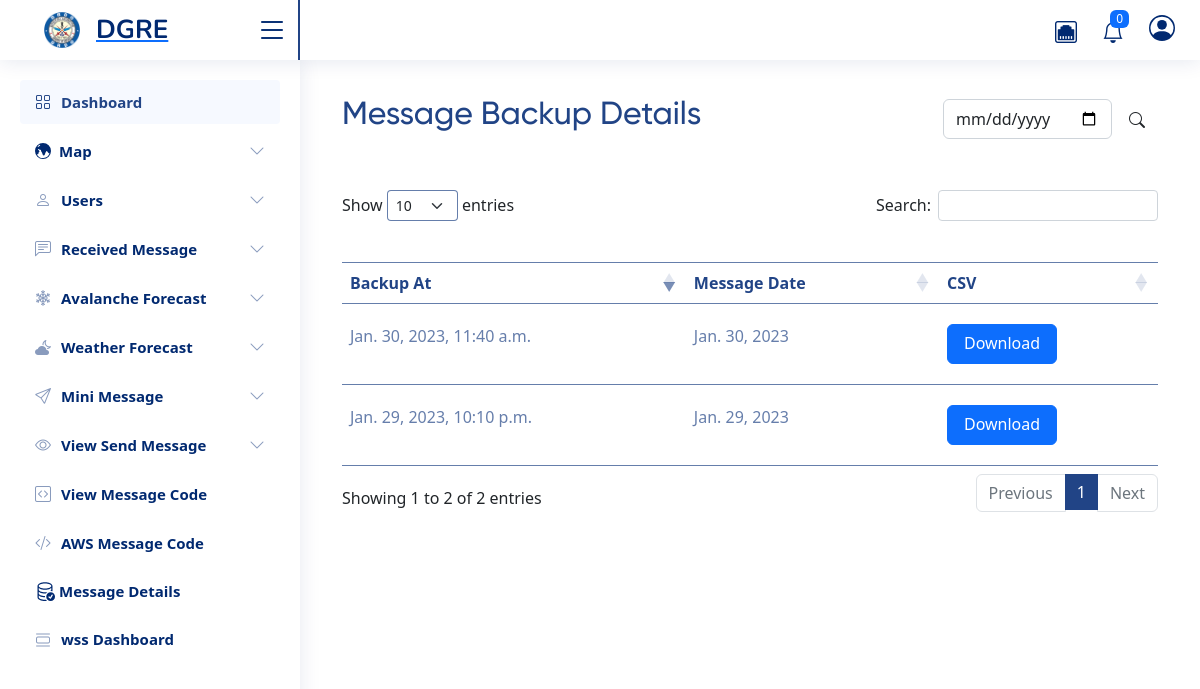
The page /message/show-backups/ (signed in) on the database its author committed.
### wss_handler/models.py (models this page shows)
class message_backup(models.Model):
    create_on = models.DateTimeField(auto_now=True)
    date = models.DateField()
    file_path = models.CharField(max_length=255, null=True, blank=True)

### taskapp/views.py (the view)
# urls.py: path("show-backups/", views.message_backup_info),
@login_required(login_url="/login/")
def message_backup_info(request):
    datas = message_backup.objects.all()[:50]
    if request.method == "POST":
        date = request.POST['search-date']
        datas = message_backup.objects.filter(date=date)
        messages = Receive_message.objects.filter(received_on__date=date)
    return render(request, "dashboard/message-backup.html", locals())

### templates/dashboard/message-backup.html (shortened to what this page needs)
{% extends "base.html" %}
{% block content %}
{% include "datatable.html" %}
<div class="col-md-9 col-lg-12 px-md-4 add-pointer-btn">
    <div class="d-flex justify-content-between flex-wrap flex-md-nowrap align-items-center pt-3 pb-2 mb-3 ">
      <h1 class="h2">Message Backup Details</h1>
      <div class="btn-toolbar mb-2 mb-md-0">
        <form method="post">
            <div class="d-flex">
                <input type="date" class="form-control" name="search-date" value="{{date}}" required>
            <button class="btn  rounded ms-1 btn-purple"><i class="bi bi-search"></i></button>
            </div>
        </form>
      </div>
 </div>
</div>
<div class="col-md-9 col-lg-12 px-md-4 mt-4 point-table">
    <table id="example" class="table table-striped table-content" style="width:100%">
        <thead>
            <tr>
                <th>Backup At</th>
                <th>Message Date</th>
                <th>CSV</th>
            </tr>
        </thead>
        <tbody>
        {% for i in datas %}
        <tr>
        <td>{{i.create_on}}</td>
        <td>{{i.date}}</td>
        <td>
            <a href="/{{i.file_path}}" download class="btn btn-primary download-in-btn">Download</a>
        </td>
        </tr>
        {% endfor %}
        </tbody>
</table>
</div>
{% endblock %}

### static/assets/css/style.css (style rules this page uses)
:root { scroll-behavior: smooth; }
body { font-family: "Open Sans", sans-serif; background: #f6f9ff; color: #444444; }
h1, h2, h3, h4, h5, h6 { font-family: "Nunito", sans-serif; }

### static/css/style.css (style rules this page uses)
:root { --font1: 'Gilroy'; --font2: 'Poppins'; --blue: #214486; --darkblue: #34326f; --red: #c1292a; --liteblue: #008dd2; --liteblack: #2b2a29; }
h1,h2,h3,h4,h5 { font-family: var(--font1); }
body { font-family: var(--font2); background-color: transparent; }
.add-pointer-btn h1 { color: #214486; }
.point-table table.dataTable.table-striped>tbody>tr.odd>* { box-shadow: none; }
.table-content { padding-top: 35px; }
.table-content th { color: #214486; border-top: 1px solid #214486b0; padding: 22px 8px; }
.table-content tr { border-color: #214486b0; }
.table-content tr td { padding: 20px 8px; color: #214486b0; }
.table-striped>tbody>tr:nth-of-type(odd)>* { --bs-table-accent-bg: var(--bs-table-striped-bg); color: #214486b0 !important; }
.download-in-btn { background: rgb(33 68 134); width: 108px; height: 40px; border: none; transition: all 0.3s; color: #ffffff; }
.received-message-inner select.form-select, input { border-color: #2144864d; }
table.dataTable.table-striped>tbody>tr.odd>* { box-shadow: none !important; }

### templates/base.html (style rules this page uses)
.btn-purple { background-color:#214486; color:white; }
.download-in-btn { background: rgb(33 68 134); width: 110px; height: 40px; border: none; transition: all 0.3s; color: #ffffff; }

### rows shown on the page
message_backup: create_on "Jan. 29, 2023, 10:10 p.m.", date "Jan. 29, 2023"
message_backup: create_on "Jan. 30, 2023, 11:40 a.m.", date "Jan. 30, 2023"
